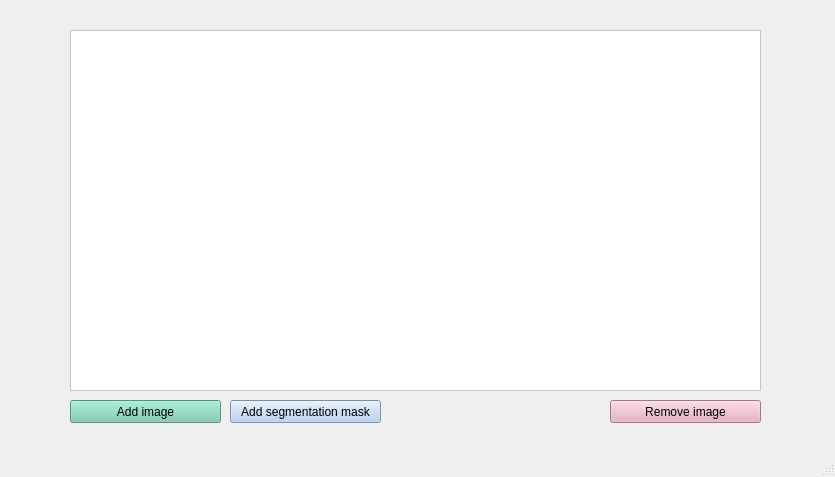
<?xml version="1.0" encoding="UTF-8"?>
<ui version="4.0">
 <class>ImageManagerMainWindow</class>
 <widget class="QMainWindow" name="ImageManagerMainWindow">
  <property name="geometry">
   <rect>
    <x>0</x>
    <y>0</y>
    <width>835</width>
    <height>477</height>
   </rect>
  </property>
  <property name="windowTitle">
   <string>MainWindow</string>
  </property>
  <widget class="QWidget" name="centralwidget">
   <widget class="QPushButton" name="addImageButton">
    <property name="geometry">
     <rect>
      <x>70</x>
      <y>400</y>
      <width>151</width>
      <height>23</height>
     </rect>
    </property>
    <property name="styleSheet">
     <string notr="true">background-color: rgb(120, 201, 172);</string>
    </property>
    <property name="text">
     <string>Add image</string>
    </property>
   </widget>
   <widget class="QPushButton" name="addSegmentationMaskButton">
    <property name="geometry">
     <rect>
      <x>230</x>
      <y>400</y>
      <width>151</width>
      <height>23</height>
     </rect>
    </property>
    <property name="styleSheet">
     <string notr="true">background-color: rgb(172, 199, 241);</string>
    </property>
    <property name="text">
     <string>Add segmentation mask</string>
    </property>
   </widget>
   <widget class="QPushButton" name="removeImageButton">
    <property name="geometry">
     <rect>
      <x>610</x>
      <y>400</y>
      <width>151</width>
      <height>23</height>
     </rect>
    </property>
    <property name="styleSheet">
     <string notr="true">background-color: rgb(230, 165, 187);</string>
    </property>
    <property name="text">
     <string>Remove image</string>
    </property>
   </widget>
   <widget class="QTableView" name="imageManagerTableView">
    <property name="geometry">
     <rect>
      <x>70</x>
      <y>30</y>
      <width>691</width>
      <height>361</height>
     </rect>
    </property>
    <property name="styleSheet">
     <string notr="true">background-color: rgb(255, 255, 255);</string>
    </property>
   </widget>
  </widget>
  <widget class="QStatusBar" name="statusbar"/>
 </widget>
 <resources/>
 <connections/>
</ui>
